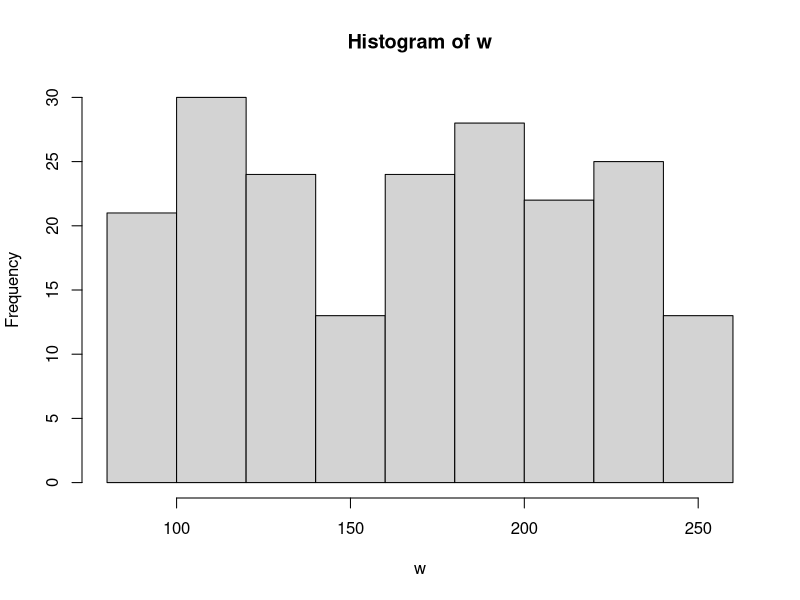
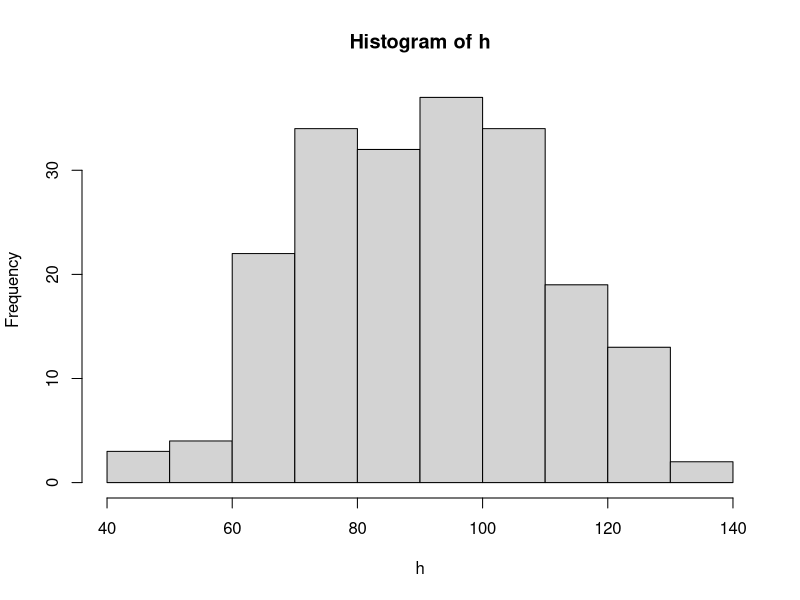
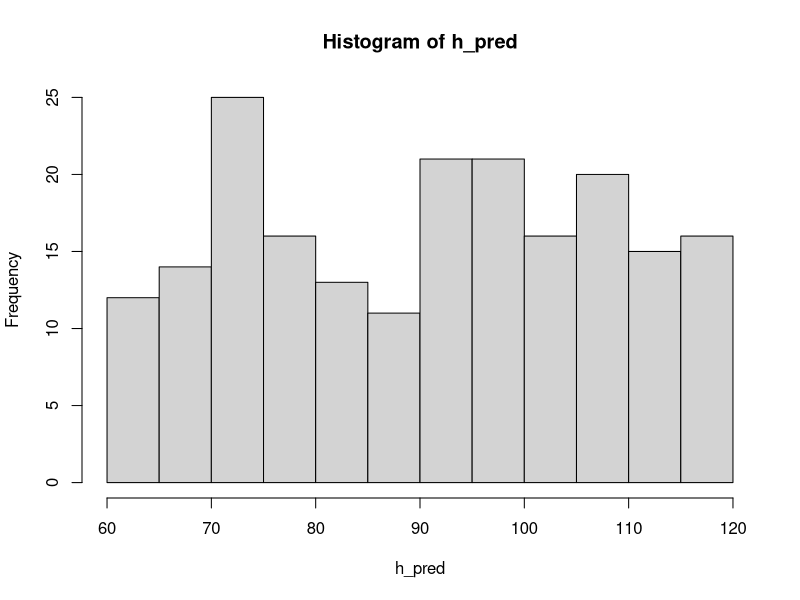
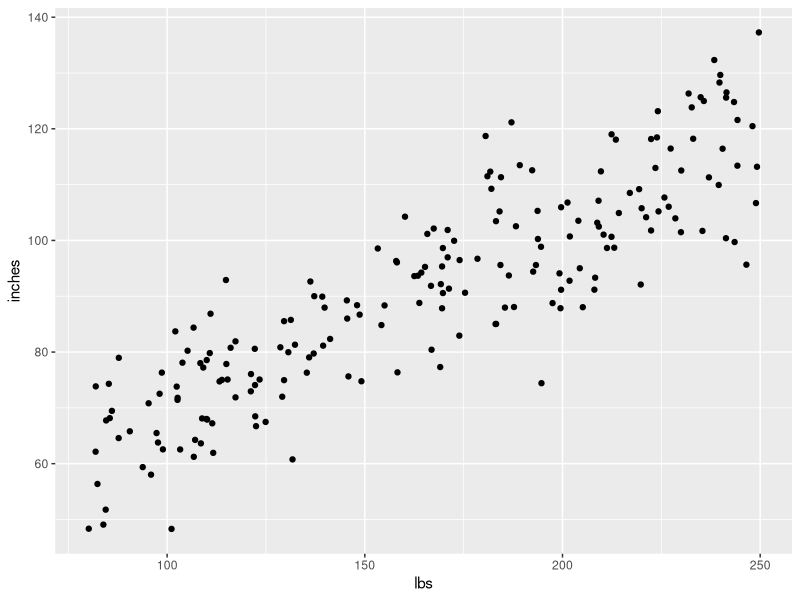
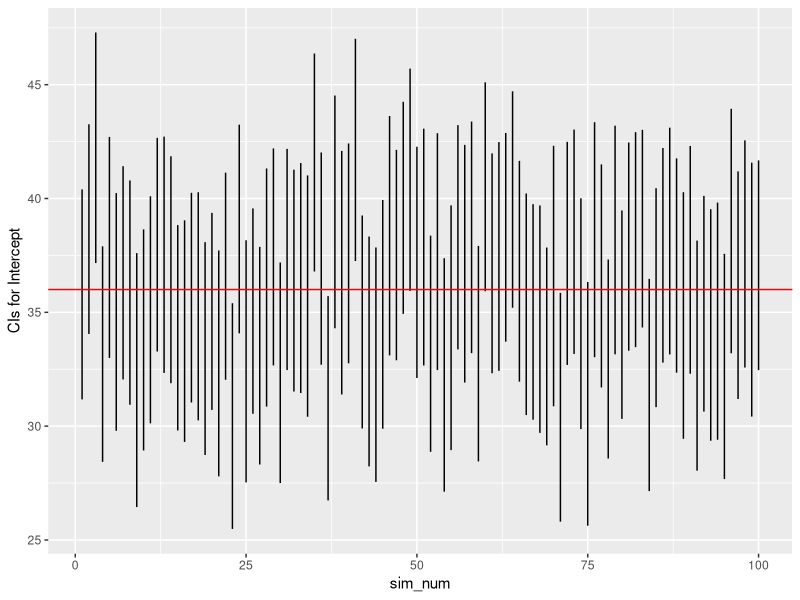
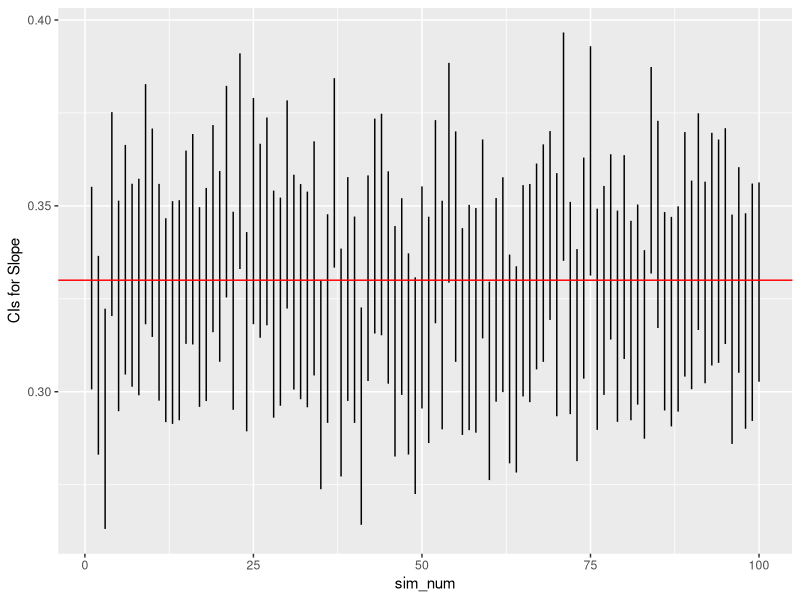
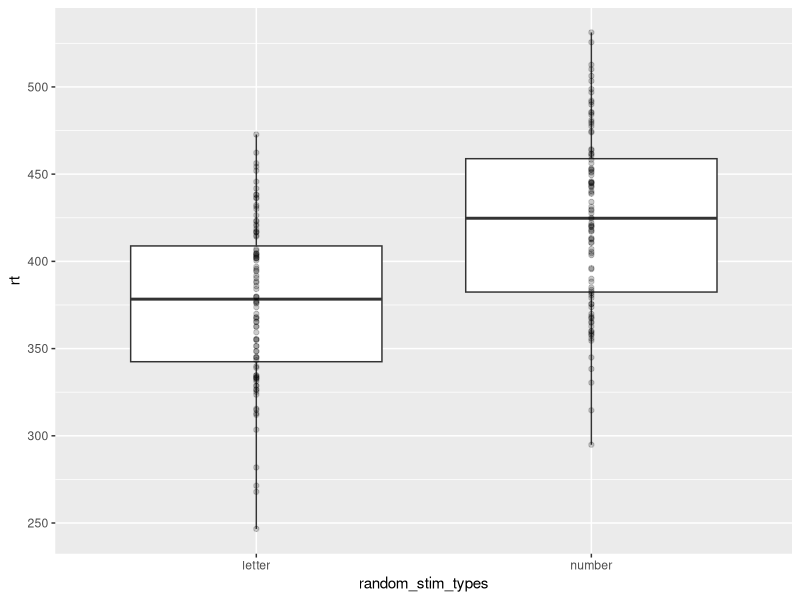
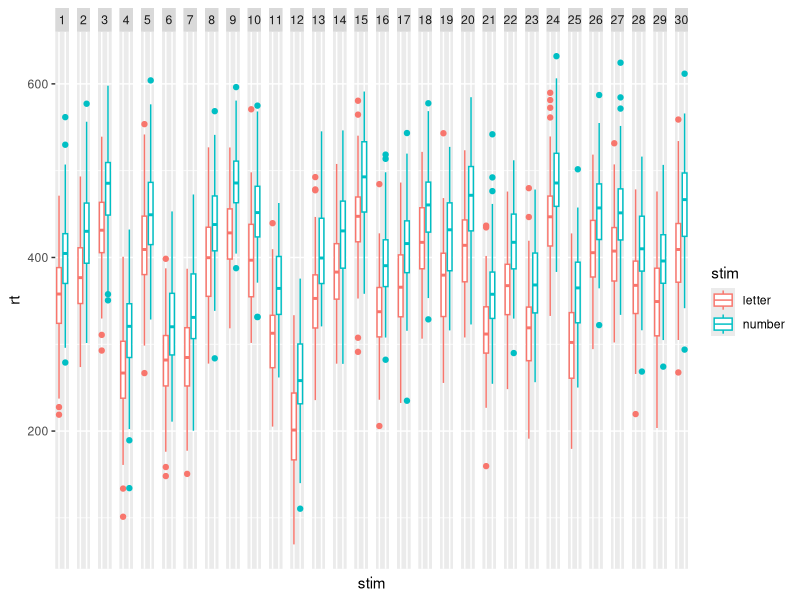

Recreate these plots in R, in order.
## ---- chunk 1
knitr::opts_chunk$set(echo = FALSE, 
                      fig.align = "center",
                      out.width = "900px",
                      cache = TRUE)
## ---- chunk 2
# choose sample size
sample_n <- 200

# choose intercept and slope
beta0 <- 36   # inches
beta1 <- 0.33  # Rick's guess

# choose standard deviation for error
sigma <- 10 # Rick's guess
## ---- chunk 3
# random weights between 80 lbs and 250 lbs (uniform sampling)
w <- runif(n = sample_n, min = 80, max = 250)

h_pred <- rep(x = beta0, n = sample_n) + beta1 * w
h <- h_pred + rnorm(n = sample_n, mean = 0, sd = sigma)
## ---- chunk 4
library(ggplot2)
library(dplyr)

hist(w)
hist(h)
hist(h_pred)
## ---- chunk 5
# Put h and w into data frame for ggplot
height_weight <- data.frame(inches = h, lbs = w)

# Plot
scatter_1 <- ggplot(data = height_weight) +
  aes(x = lbs, y = inches) +
  geom_point()
scatter_1
## ---- chunk 6

# Could use the raw data
# cor.test(x = w, y = h)
# Or, to use the values in the data frame, use with(...)

with(height_weight, cor.test(x = inches, y = lbs))
## ---- chunk 7
# Save output as a variable
cor_test_inches_lbs <- with(height_weight, cor.test(x = inches, y = lbs))

# What sort of beast is this?
mode(cor_test_inches_lbs)
## ---- chunk 8
# Aha, it's a list, this shows me all of the parts
unlist(cor_test_inches_lbs)

# Looks like the t value is the first element
cor_test_inches_lbs[[1]]
## ---- chunk 9
fit <- lm(formula = inches ~ lbs, data = height_weight)
summary(fit) # Use lm() command to fit formula
(ci <- confint(fit)) # confint() command fits confidence intervals
## ---- chunk 10
# random weights between 80 lbs and 250 lbs (uniform sampling)
w <- runif(n = sample_n, min = 80, max = 250)

h_pred <- rep(x = beta0, n = sample_n) + beta1 * w
h <- h_pred + rnorm(n = sample_n, mean = 0, sd = sigma)
height_weight <- data.frame(inches = h, lbs = w)

fit <- lm(formula = inches ~ lbs, data = height_weight)
summary(fit)
(ci <- confint(fit)) # saves in variable ci and prints
## ---- chunk 11

# define global constants from prior simulation
sample_n = 200
beta0 = 36
beta1 = .33
sigma = 10
min_x = 80
max_x = 250
## ---- chunk 12
height_weight_sim <- function(sample_n = 200, beta0 = 36, beta1 = .33, sigma = 10, min_x = 80, max_x = 250) {
  # Calculates correlation, intercept, slope estimates for
  # linear relation between two variables
  
  # Args:
  #   sample_n: Number of sample poings, default is 200
  #   beta0: Intercept, default is 36 (inches)
  #   beta1: Slope, default is .33
  #   sigma: Standard deviation of error
  #   min_x: Minimum value for x (weight in lbs)
  #   max_x: Maximum value for x (weight in lbs)
  #
  # Returns:
  #   Named array with values
  #   beta0
  #   beta1
  #   beta0.lo: 2.5% quantile for intercept
  #   beta0.hi  97.5% quantile for intercept
  #   beta1.lo  2.5% quantile for slope
  #   beta1.hi  97.5% quantile for slope

  w <- runif(n = sample_n, min = min_x, max = max_x)

  h_pred <- rep(x = beta0, n = sample_n) + beta1 * w
  h <- h_pred + rnorm(n = sample_n, mean = 0, sd = sigma)
  height.weight <- data.frame(inches = h, lbs = w)

  fit <- lm(formula = inches ~ lbs, data = height.weight)
  ci <- confint(fit)
  
  # Create output vector with named values
  (results <- c("beta0" = beta0, 
    "beta1"= beta1, 
    "beta0.lo" = ci[1,1],
    "beta0.hi" = ci[1,2],
    "beta1.lo" = ci[2,1],
    "beta1.hi" = ci[2,2]))
}
## ---- chunk 13
# Defaults only
height_weight_sim()

# Larger sample size
height_weight_sim(sample_n = 500)
## ---- chunk 14
n_simulations = 100
n_vars = 6 # variables height_weight_sim() outputs

# initialize output array
height_weight_sim_data <- array(0, dim=c(n_simulations, n_vars))

# Repeat height_weight_sim() n_simulations times
for (i in 1:n_simulations) { 
  height_weight_sim_data[i,] <- height_weight_sim()
  }
## ---- chunk 15

# Easier to make simulation data a data frame
ht_wt_sims <- as.data.frame(height_weight_sim_data)

# rename variables to be more easily read
names(ht_wt_sims) <- c("beta0", "beta1", 
                       "beta0.lo", "beta0.hi",
                       "beta1.lo", "beta1.hi")

# Add a variable to index the simulation number
ht_wt_sims$sim_num <- 1:n_simulations

# Plot beta0 min and max (now called V3, V4)
ggplot(data = ht_wt_sims) +
  aes(x = sim_num) +
  geom_linerange(mapping = aes(ymin = beta0.lo,
                                ymax = beta0.hi)) +
  ylab("CIs for Intercept") +
  geom_hline(yintercept = beta0, color = "red")
## ---- chunk 16
# Plot beta1 min and max (now called V5, V6)
ggplot(data = ht_wt_sims) +
  aes(x = sim_num) +
  geom_linerange(mapping = aes(ymin = beta1.lo,
                                ymax = beta1.hi)) +
  ylab("CIs for Slope") +
  geom_hline(yintercept = beta1, color = "red")
## ---- chunk 17
# Simulation parameters
n_subs = 30
trials_per_cond = 100

letters_numbers_rt_diff = 50 # ms
rt_mean_across_subs = 350
sigma = 50
cond_labels = c("letter", "number")
cond_rts <- c("letter" = 0, "number" = letters_numbers_rt_diff)

stim_types <- factor(x = rep(x = c(1,2), 
                             trials_per_cond), 
                     labels = cond_labels)

#sample(factor(x=rep(c("letter", "number"), 100)), 200)
random_stim_types <- sample(stim_types, trials_per_cond*length(cond_labels))

mean_sub_rt <- rnorm(n = 1, mean = rt_mean_across_subs, sd = sigma)
trial_rt <- array(0, dim = length(random_stim_types))

# Generate RTs based on trial, condition
for (t in 1:length(random_stim_types)) {
  trial_rt[t] <- mean_sub_rt + cond_rts[random_stim_types[t]] + 
    rnorm(n = 1, mean = 0, sd = sigma)
}

# Make data frame
letter_number_df <- data.frame(trial = 1:length(random_stim_types), 
                               stim = random_stim_types, 
                               rt = trial_rt)

letter_number_df %>%
  ggplot(.) +
  aes(x = random_stim_types, y = rt) +
  geom_boxplot() +
  geom_point(alpha = .2)
## ---- chunk 18
simulate_sub_rt <- function(trials_per_cond = 100,
                            letters_numbers_rt_diff = 50,
                            rt_mean_across_subs = 350, 
                            sigma = 50) {
  
  cond_rts <- c("letter" = 0, 
                "number" = letters_numbers_rt_diff)
  stim_types <- factor(x = rep(x = c(1,2),
                               trials_per_cond), 
                       labels = c("letter", "number"))
  random_stim_types <- sample(stim_types, 2*trials_per_cond)

  mean_sub_rt <- rnorm(n = 1, 
                       mean = rt_mean_across_subs, 
                       sd = sigma)
  trial_rt <- array(0, dim = length(random_stim_types))

  # Generate RTs based on trial, condition
  for (t in 1:length(random_stim_types)) {
    trial_rt[t] <- mean_sub_rt + cond_rts[random_stim_types[t]] +
      rnorm(n = 1, mean = 0, sd = sigma)
    }

  # Make data frame
  letter.number.df <- data.frame(trial = 1:length(random_stim_types), 
                                 stim = random_stim_types, 
                                 rt = trial_rt)
}
## ---- chunk 19
make_sub_rt_df <- function(sub.id) {
  sub_rt_df <- simulate_sub_rt()
  sub_rt_df$sub.id <- sub.id
  sub_rt_df
}

# Use lapply to make separate data frames for all subs
sub_rt_df_list <- lapply(1:n_subs, make_sub_rt_df)

# Use Reduce() with the merge function to make one big file
sub_rt_df_merged <- Reduce(function(x, y) merge(x, y, all=TRUE), sub_rt_df_list)
## ---- chunk 20
ggplot(data = sub_rt_df_merged) +
  aes(x=stim, y=rt, color=stim) +
  geom_boxplot() +
  facet_grid(facets = . ~ as.factor(sub.id)) +
  theme(axis.text.x.bottom = element_blank(),
        axis.ticks.x.bottom = element_blank())
## ---- chunk 21
library(lme4)
fit1 <- lmer(formula = rt ~ stim + (1|sub.id), data = sub_rt_df_merged)
summary(fit1)
## ---- chunk 22
fit2 <- aov(formula = rt ~ stim + Error(as.factor(sub.id)), data = sub_rt_df_merged)
summary(fit2)
## ---- chunk 23
sessionInfo()
